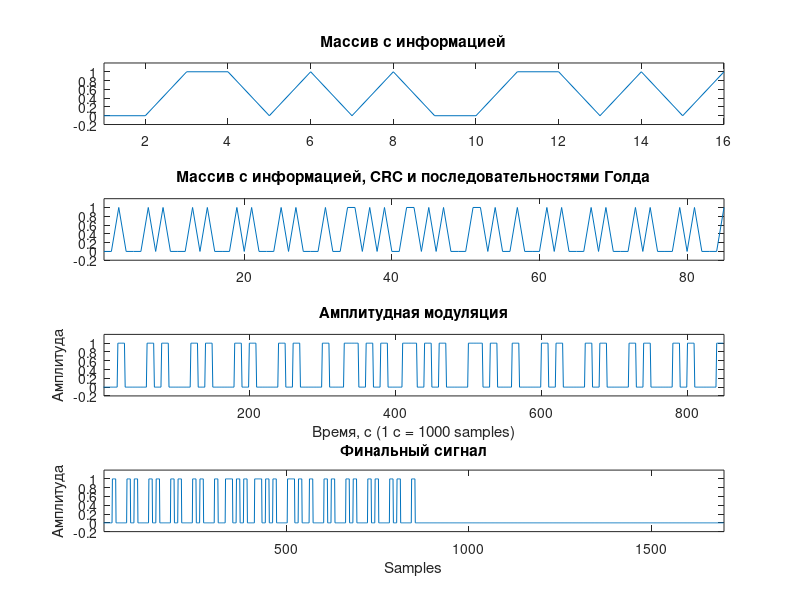
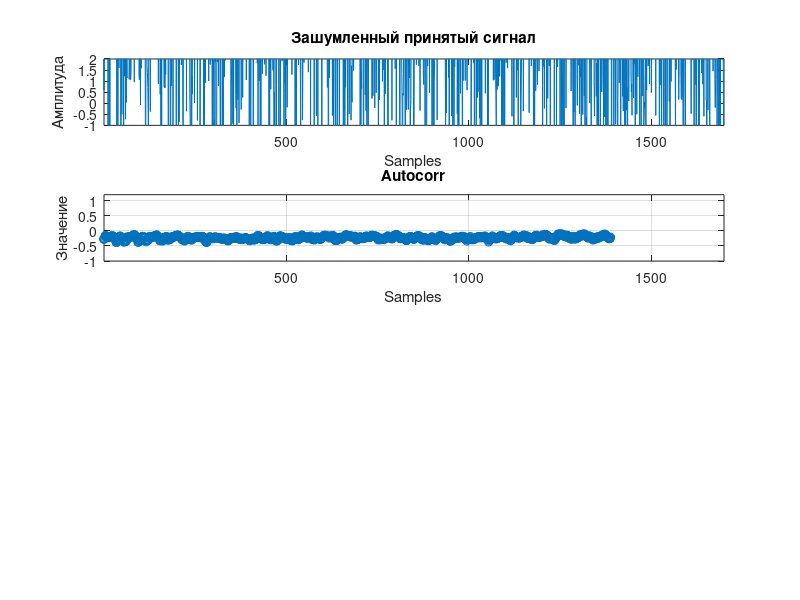

These charts were generated, in order, by the following MATLAB code: (Note: this script raises an error after producing the figures.)
%%%%%%%%%%%%%%%%%%%%%%%%%%%%%%%%%%%%%%%%%%%%%%%%%%%%%%%%%%%%
%Сформируйте битовую последовательность, состоящую из L
%битов, кодирующих ваши имя и фамилию латинице ASCII-символов.
%Результат: массив нулей и единиц с данными и разработанный ASCII-кодер.
% Визуализируйте последовательность на графике.

% Задание имени и фамилии
% Ввод имени и фамилии с клавиатуры
name = input('Введите имя: ', 's');
surname = input('Введите фамилию: ', 's');
full_name = strcat(name, surname);
% Преобразование символов в числовые коды ASCII
full_name_ascii = double(full_name);

% Преобразование числовых кодов в бинарные последовательности
full_name_binary = de2bi(full_name_ascii, 8, 'left-msb'); %8 бит для каждой буквы
full_name_binary = reshape(full_name_binary.', 1, []);
figure;
subplot(4,1,1);
plot(full_name_binary);
title('Массив с информацией');
xlim([1, length(full_name_binary)]);
ylim([-0.2, 1.2]);
%%%%%%%%%%%%%%%%%%%%%%%%%%%%%%%%%%%%%%%%%%%%%%%%%%%%%%%%%%%%%%%
%Вычислите CRC длиной M бит для данной последовательности,
%используя входные данные для своего варианта из работы №5 и добавьте к
%битовой последовательности. Результат: CRC-генератор и выведенный в
%терминал CRC
original_massive = full_name_binary;
CRC_LENGTH = 7;
PACKET_LENGTH = length(full_name_binary);
generator = [1, 1, 1, 0, 1, 1, 1, 1]; % порождающий полином G для делителя: 11101111
rng('shuffle');

% Добавление нулей для вычисления CRC
for i = PACKET_LENGTH+1:PACKET_LENGTH+CRC_LENGTH
    full_name_binary(i) = 0;
end

% Вычисление CRC
for i = 1:PACKET_LENGTH
    if full_name_binary(i) == 1
        for j = 1:CRC_LENGTH+1
            full_name_binary(i+j-1) = xor(full_name_binary(i+j-1), generator(j));
        end
    end
end
% Вывод полученного значения CRC
fprintf('Значение CRC: ');
for i = PACKET_LENGTH+1:PACKET_LENGTH+CRC_LENGTH
    fprintf('%d', full_name_binary(i));
    original_massive(i)=full_name_binary(i);
end
fprintf('\n');
%%%%%%%%%%%%%%%%%%%%%%%%%%%%%%%%%%%%%%%%%%%%%%%%%%%%%%%%%%%%%%%%%%%
%Для этого
%перед отправкой полученной последовательности добавьте
%последовательность Голда, которую вы реализовывали в работе №4, длиной
%G-бит.

x = [0, 0, 0, 1, 1]; %3
y = [0, 1, 0, 1, 0]; %10
randmass = zeros(1, 31);
for i = 1:31 %послед Голда
    xlast = 0;
    ylast = 0;
    if x(1) ~= x(3)
        xlast = 1;
    end
    if y(2) ~= y(4)
        ylast = 1;
    end
    for j = 5:-1:2
        x(j) = x(j-1);
        y(j) = y(j-1);
    end
    x(1) = xlast;
    y(1) = ylast;
    vivod = 0;
    if x(5) ~= y(5)
        vivod = 1;
    end
    randmass(i) = vivod;
end
%%%%%%%%%%%%%%%%%%%%%%%%%%%%%%%%%%%%%%%%%%%%%%%%%%%%%%%%%%%%%%%%%%%%%
GOLD_LENGTH=length(randmass); %gold
final_massive=zeros(1, length(GOLD_LENGTH)+length(GOLD_LENGTH)+length(original_massive));
for i = 1:GOLD_LENGTH
    final_massive(i)=randmass(i);
end
for i = GOLD_LENGTH+1:GOLD_LENGTH+PACKET_LENGTH+CRC_LENGTH
    final_massive(i)=original_massive(i-GOLD_LENGTH);
end
for i = GOLD_LENGTH+PACKET_LENGTH+CRC_LENGTH+1:GOLD_LENGTH*2+PACKET_LENGTH+CRC_LENGTH
    final_massive(i)=randmass(i-GOLD_LENGTH-PACKET_LENGTH-CRC_LENGTH);
end
    subplot(4,1,2);
    plot(final_massive);
    title('Массив с информацией, CRC и последовательностями Голда')
    xlim([1, length(final_massive)]);
    ylim([-0.2, 1.2]);
%%%%%%%%%%%%%%%%%%%%%%%%%%%%%%%%%%%%%%%%%%%%%%%%%%%%%%%%%%%%%%%%%%%%%
%Преобразуйте биты с данными во временные отсчеты сигналов,
%так чтобы на каждый бит приходилось N-отсчетов.

% Определение параметров
N = 10; % Количество отсчётов на бит
bits = final_massive; % биты
Tb = 1; % Продолжительность одного бита, c
fs = N/Tb; % Частота дискретизации
fc = fs/N; % Частота несущей

% Модуляция
t = 0:(Tb*N-1)/fs; % Временная шкала
st = zeros(1, length(bits)*N); % Инициализация массива временных отсчётов
for i = 1:length(bits)
    if bits(i) == 1
        st((i-1)*N+1:i*N) = cos(2*pi*fc*t);
    else
        st((i-1)*N+1:i*N) = 0;
    end
end

subplot(4, 1, 3);
% Визуализация
t_st = linspace(0, (length(bits)*N*Tb-1), length(st)); % Временная шкала для сигнала
plot(t_st, st);
ylim([-0.2, 1.2]);
xlim([1, length(bits)*N*Tb]);
xlabel('Время, c (1 c = 1000 samples)');
ylabel('Амплитуда');
title('Амплитудная модуляция');
%%%%%%%%%%%%%%%%%%%%%%%%%%%%%%%%%%%%%%%%%%%%%%%%%%%%%%%%%%%%%%%%%%%%
%Создайте нулевой массив длиной 2хNx(L+M+G). Введите с
%клавиатуры число от 0 до Nx(L+M+G) и в соответствие с введенным
%значением вставьте в него массив значений
SIGNAL_LENGTH=length(st)*2;
st2 = zeros(1, SIGNAL_LENGTH);
stuph = input('Введите число от 0 до length(st):');
for i = stuph:(stuph+length(st)-1)
    st2(i) = st(i-stuph+1);
end
t_st = linspace(0, (SIGNAL_LENGTH-1), length(st2));
subplot(4,1,4);
plot(t_st, st2);
ylim([-0.2, 1.2]);
xlim([1, SIGNAL_LENGTH]);
xlabel('Samples');
ylabel('Амплитуда');
title('Финальный сигнал');

%%%%%%%%%%%%%%%%%%%%%%%%%%%%%%%%%%%%%%%%%%%%%%%%%%%%%%%%%%%%%%%%%%%%
%к ним добавились значения шумов,
%присутствовавших в канале, которые можно получить, используя нормальный
%закон распределения с μ=0 и σ – вводится с клавиатуры (float)

mu = input('Введите среднее значение шума (mu): '); % Среднее значение шума
sigma = input('Введите стандартное отклонение шума (sigma): '); % Стандартное отклонение шума
noise = normrnd(mu, sigma, 1, length(st2)); % Формирование массива с шумом

% Формирование зашумленного сигнала
noisy_signal = st2 + noise; % Поэлементное сложение информационного сигнала с шумом

% Визуализация
figure;
subplot(4,1,1);
plot(t_st, noisy_signal);
ylim([-1, 2]);
xlim([1, SIGNAL_LENGTH]);
title('Зашумленный принятый сигнал');
xlabel('Samples');
ylabel('Амплитуда');
%%%%%%%%%%%%%%%%%%%%%%%%%%%%%%%%%%%%%%%%%%%%%%%%%%%%%%%%%%%%%%%
%Реализуйте функцию корреляционного приема и определите, начиная
%с какого отсчета (семпла) начинается синхросигнал в полученном
%массиве
randmass_gold = zeros(1, length(randmass)*N);
for i = 1:length(randmass)
    if randmass(i) == 1
        randmass_gold((i-1)*N+1:i*N) = 1;
    else
        randmass_gold((i-1)*N+1:i*N) = 0;
    end
end
autocorr_values = zeros(1, SIGNAL_LENGTH-length(randmass_gold));
vivodlast = zeros(1, length(randmass)*N);
k_gold_max_start=0;
k_gold_max_end=0;
for k = 1:((SIGNAL_LENGTH-length(randmass_gold))/2)
    for i = k:(k+length(randmass_gold)-1)
        if (noisy_signal(i) >= 0.7)
            vivodlast(i-k+1)=1;
        else
            vivodlast(i-k+1)=0;
        end
    end
    sumcorr = 0;
    sumuncorr = 0;
    for l = 1:length(randmass_gold)
        if randmass_gold(l) == vivodlast(l)
            sumcorr = sumcorr + 1;
        else
            sumuncorr = sumuncorr + 1;
        end
    end
    autocorr = (1/length(randmass_gold))*(sumcorr - sumuncorr);
    autocorr_values(k) = autocorr;
    if (autocorr >= 0.80)
        k_gold = autocorr;
        if (k_gold>k_gold_max_start)
            k_gold_max_start=k_gold;
            k_corr_start = k;
        end
    end
end
for k = ((SIGNAL_LENGTH-length(randmass_gold))/2):(SIGNAL_LENGTH-length(randmass_gold))
    for i = k:(k+length(randmass_gold)-1)
        if (noisy_signal(i) >= 0.7)
            vivodlast(i-k+1)=1;
        else
            vivodlast(i-k+1)=0;
        end
    end
    sumcorr = 0;
    sumuncorr = 0;
    for l = 1:length(randmass_gold)
        if randmass_gold(l) == vivodlast(l)
            sumcorr = sumcorr + 1;
        else
            sumuncorr = sumuncorr + 1;
        end
    end
    autocorr = (1/length(randmass_gold))*(sumcorr - sumuncorr);
    autocorr_values(k) = autocorr;
    if (autocorr >= 0.80)
        k_gold = autocorr;
        if (k_gold>k_gold_max_end)
            k_gold_max_end=k_gold;
            k_corr_end = k;
        end
    end
end
subplot(4, 1, 2);
shifts = 1:(SIGNAL_LENGTH-length(randmass_gold));
plot(shifts-1, autocorr_values, 'o-');
ylim([-1, 1.2]);
xlim([1, SIGNAL_LENGTH]);
title("Autocorr");
xlabel('Samples');
ylabel('Значение');
grid on;
%%%%%%%%%%%%%%%%%%%%%%%%%%%%%%%%%%%%%%%%%%%%%%%%%%%%%%%%%%%%
%удалите лишние биты до этого массива, выведите значение
%в терминал
get_signal_massive = zeros(1, (k_corr_end-k_corr_start));
for i = k_corr_start+1:k_corr_end
    get_signal_massive(i-k_corr_start) = noisy_signal(i);
end
subplot(4, 1, 3);
t_st = linspace(0, ((k_corr_end-k_corr_start)*N-1)/fs, (k_corr_end-k_corr_start)); % Временная шкала для сигнала
plot(t_st, get_signal_massive);
ylim([-1, 2]);
xlim([1, length(get_signal_massive)*Tb]);
xlabel('Время, с (1 c = 1500 samples)');
ylabel('Амплитуда');
title('Принятый сигнал');
disp(k_corr_start);
disp(k_corr_end);
%%%%%%%%%%%%%%%%%%%%%%%%%%%%%%%%%%%%%%
%Зная длительность в отсчетах N каждого символа, разберите
%оставшиеся символы
get_signal_bits=zeros(1, (length(get_signal_massive)/N));
for i=1:N:length(get_signal_massive)
    sum_in_bit=0;
    for j=i:i+N-1
        sum_in_bit=sum_in_bit+get_signal_massive(j);
    end
    if (i>15)
        if ((sum_in_bit/N) >= 0.7)
            get_signal_bits(((i-1)/N)+2)=1;
        else
            get_signal_bits(((i-1)/N)+2)=0;
        end
    end
    if (i<16)
        if ((sum_in_bit/N) >= 0.7)
            get_signal_bits(i+2)=1;
        else
            get_signal_bits(i+2)=0;
        end
    end
end
subplot(4, 1, 4);
t_st = linspace(0, length(get_signal_bits)-1, length(get_signal_bits));
plot(t_st, get_signal_bits);
ylim([-0.2, 1.2]);
xlim([1, length(get_signal_bits)-1]);
xlabel('Время, с');
ylabel('Амплитуда');
title('Принятый сигнал через пороговые значения');
%%%%%%%%%%%%%%%%%%%%%%%%%%%%%%%%%%%%%%%%%%%%%%%%%
%Удалите из полученного массива G-бит последовательности
%синхронизации.
%Проверьте корректность приема бит, посчитав CRC. Выведите в
%терминал информацию о факте наличия или отсутствия ошибки.
get_signal=zeros(1, PACKET_LENGTH+CRC_LENGTH);
get_crc=zeros(1, CRC_LENGTH);
for i=GOLD_LENGTH+1:PACKET_LENGTH+CRC_LENGTH+GOLD_LENGTH
    get_signal(i-GOLD_LENGTH)=get_signal_bits(i+1);
end
for i=PACKET_LENGTH+1:PACKET_LENGTH+CRC_LENGTH
    get_crc(i-PACKET_LENGTH)=get_signal(i);
end
fprintf('Значение CRC из полученного сигнала: ');
disp(get_crc);

% Добавление массива для вычисления
check_massive = get_signal;

% Вычисление правильности
for i = 1:PACKET_LENGTH+1
    if check_massive(i) == 1
        for j = 1:CRC_LENGTH+1
            check_massive(i+j-1) = xor(check_massive(i+j-1), generator(j));
        end
    end
end
check_correct=0;
for i=PACKET_LENGTH+1:PACKET_LENGTH+CRC_LENGTH
    check_correct=check_correct+check_massive(i);
end
if (check_correct > 0)
    fprintf("Последовательность была передана с ошибкой\n");
else
    fprintf("Последовательность передана без ошибок\n");
end
%%%%%%%%%%%%%%%%%%%%%%%%%%%%%%%%%%%%%%%%%%%%%%%%%%
%Если ошибок в данных нет, то удалит биты CRC и оставшиеся
%данные подайте на ASCII-декодер, чтобы восстановить посимвольно
%текст. Выведите результат на экран
if (check_correct == 0)
    get_full_name_binary = zeros(1, PACKET_LENGTH);
    for i = 1:PACKET_LENGTH
        get_full_name_binary(i) = get_signal(i);
    end
    
    % Преобразование бинарной последовательности в числовые коды ASCII
    get_full_name_ascii = reshape(get_full_name_binary, 8, []).';
    get_full_name_ascii = bi2de(get_full_name_ascii, 'left-msb');

    % Преобразование числовых кодов в символьную строку
    get_full_name = char(get_full_name_ascii);
    disp(get_full_name)
end
%%%%%%%%%%%%%%%%%%%%%%%%%%%%%%%%%%%%%%%%%%%%%%%%
%Визуализируйте спектр передаваемого и принимаемого
%(зашумленного) сигналов.
figure(3);
arr1 = repmat(noisy_signal, 1, 1);
arr_padded2 = padarray(arr1, [0, max(2000 - length(arr1), 0)], 0, 'post');
fft1_1 = abs(fftshift(fft(arr_padded2)));
% Построение графиков
subplot(3,1,1);
arr1 = repmat(st2, 1, 1);
x_axis = linspace(0, length(fft1_1), length(fft1_1));
arr_padded2 = padarray(arr1, [0, max(2000 - length(arr1), 0)], 0, 'post');
fft1_2 = abs(fftshift(fft(arr_padded2)));

plot(x_axis, fft1_1, x_axis, fft1_2);
title('N=10');
legend('Принимаемый (зашумленный) сигнал', 'Передаваемый сигнал', 'FontSize', 6);
ylim([-1000, 1000]);
%%%%%%%%%%%%%%%%%%%%%%%%%%%%%%%%%%%%%%%%%%%%%%%%%%%%%%%%%%%%
% Преобразование числовых кодов в бинарные последовательности
full_name_binary = de2bi(full_name_ascii, 8, 'left-msb'); %8 бит для каждой буквы
full_name_binary = reshape(full_name_binary.', 1, []);
%%%%%%%%%%%%%%%%%%%%%%%%%%%%%%%%%%%%%%%%%%%%%%%%%%%%%%%%%%%%%%%
%Вычислите CRC длиной M бит для данной последовательности,
%используя входные данные для своего варианта из работы №5 и добавьте к
%битовой последовательности. Результат: CRC-генератор и выведенный в
%терминал CRC
original_massive = full_name_binary;
CRC_LENGTH = 7;
PACKET_LENGTH = length(full_name_binary);
generator = [1, 1, 1, 0, 1, 1, 1, 1]; % порождающий полином G для делителя: 11101111
rng('shuffle');

% Добавление нулей для вычисления CRC
for i = PACKET_LENGTH+1:PACKET_LENGTH+CRC_LENGTH
    full_name_binary(i) = 0;
end

% Вычисление CRC
for i = 1:PACKET_LENGTH
    if full_name_binary(i) == 1
        for j = 1:CRC_LENGTH+1
            full_name_binary(i+j-1) = xor(full_name_binary(i+j-1), generator(j));
        end
    end
end
for i = PACKET_LENGTH+1:PACKET_LENGTH+CRC_LENGTH
    original_massive(i)=full_name_binary(i);
end
%%%%%%%%%%%%%%%%%%%%%%%%%%%%%%%%%%%%%%%%%%%%%%%%%%%%%%%%%%%%%%%%%%%
%Для этого
%перед отправкой полученной последовательности добавьте
%последовательность Голда, которую вы реализовывали в работе №4, длиной
%G-бит.

x = [0, 0, 0, 1, 1]; %3
y = [0, 1, 0, 1, 0]; %10
randmass = zeros(1, 31);
for i = 1:31 %послед Голда
    xlast = 0;
    ylast = 0;
    if x(1) ~= x(3)
        xlast = 1;
    end
    if y(2) ~= y(4)
        ylast = 1;
    end
    for j = 5:-1:2
        x(j) = x(j-1);
        y(j) = y(j-1);
    end
    x(1) = xlast;
    y(1) = ylast;
    vivod = 0;
    if x(5) ~= y(5)
        vivod = 1;
    end
    randmass(i) = vivod;
end
%%%%%%%%%%%%%%%%%%%%%%%%%%%%%%%%%%%%%%%%%%%%%%%%%%%%%%%%%%%%%%%%%%%%%
GOLD_LENGTH=length(randmass); %gold
final_massive=zeros(1, length(GOLD_LENGTH)+length(GOLD_LENGTH)+length(original_massive));
for i = 1:GOLD_LENGTH
    final_massive(i)=randmass(i);
end
for i = GOLD_LENGTH+1:GOLD_LENGTH+PACKET_LENGTH+CRC_LENGTH
    final_massive(i)=original_massive(i-GOLD_LENGTH);
end
for i = GOLD_LENGTH+PACKET_LENGTH+CRC_LENGTH+1:GOLD_LENGTH*2+PACKET_LENGTH+CRC_LENGTH
    final_massive(i)=randmass(i-GOLD_LENGTH-PACKET_LENGTH-CRC_LENGTH);
end
%%%%%%%%%%%%%%%%%%%%%%%%%%%%%%%%%%%%%%%%%%%%
%Преобразуйте биты с данными во временные отсчеты сигналов,
%так чтобы на каждый бит приходилось N-отсчетов.

% Определение параметров
% Определение параметров
N = 10; % Количество отсчётов на бит
bits = final_massive; % биты
Tb = 1; % Продолжительность одного бита, c
fs = N/Tb; % Частота дискретизации
fc = fs/N; % Частота несущей

% Модуляция
t = 0:(Tb*N-1)/fs; % Временная шкала
st = zeros(1, length(bits)*N); % Инициализация массива временных отсчётов
for i = 1:length(bits)
    if bits(i) == 1
        st((i-1)*N+1:i*N) = cos(2*pi*fc*t);
    else
        st((i-1)*N+1:i*N) = 0;
    end
end
%%%%%%%%%%%%%%%%%%%%%%%%%%%%%%%%%%%%%%%%%%%%%%%%%%%%%%%%%%%%%%%%%%%%
%Создайте нулевой массив длиной 2хNx(L+M+G). Введите с
%клавиатуры число от 0 до Nx(L+M+G) и в соответствие с введенным
%значением вставьте в него массив значений
SIGNAL_LENGTH=length(st)*2;
st2 = zeros(1, SIGNAL_LENGTH);
for i = stuph:(stuph+length(st)-1)
    st2(i) = st(i-stuph+1);
end

%%%%%%%%%%%%%%%%%%%%%%%%%%%%%%%%%%%%%%%%%%%%%%%%%%%%%%%%%%%%%%%%%%%%
%к ним добавились значения шумов,
%присутствовавших в канале, которые можно получить, используя нормальный
%закон распределения с μ=0 и σ – вводится с клавиатуры (float)
noise = normrnd(mu, sigma, 1, length(st2)); % Формирование массива с шумом

% Формирование зашумленного сигнала
noisy_signal = st2 + noise; % Поэлементное сложение информационного сигнала с шумом
%%%%%%%%%%%%%%%%%%%%%%%%%%%%%%%%%%%%%%%%%%%%%%%%%%%%%%%%%%%%%%%%%%%%%%%%%%%%%%%%%%%%%%%%%
arr2 = repmat(noisy_signal, 1, 10);
arr_padded3 = padarray(arr2, [0, max(2000 - length(arr2), 0)], 0, 'post');
fft2_1 = abs(fftshift(fft(arr_padded3)));
% Построение графиков
subplot(3,1,2);
arr2 = repmat(st2, 1, 10);
arr_padded3 = padarray(arr2, [0, max(2000 - length(arr2), 0)], 0, 'post');
fft2_2 = abs(fftshift(fft(arr_padded3)));
x_axis = linspace(0, length(fft2_1)/4, length(fft2_1));
plot(x_axis, fft2_1, x_axis, fft2_2);
title('N=100');
legend('Принимаемый (зашумленный) сигнал', 'Передаваемый сигнал', 'FontSize', 6);
ylim([-1000, 10000]);
%%%%%%%%%%%%%%%%%%%%%%%%%%%%%%%%%%%%%%%%%%%%%%%%%%%%%%%%%%%%%%%%%%%%%%%%%%%%%%%%%%%%%%%%%%%%%%%%%%%%%%%%%%
% Преобразование числовых кодов в бинарные последовательности
full_name_binary = de2bi(full_name_ascii, 8, 'left-msb'); %8 бит для каждой буквы
full_name_binary = reshape(full_name_binary.', 1, []);
%%%%%%%%%%%%%%%%%%%%%%%%%%%%%%%%%%%%%%%%%%%%%%%%%%%%%%%%%%%%%%%
%Вычислите CRC длиной M бит для данной последовательности,
%используя входные данные для своего варианта из работы №5 и добавьте к
%битовой последовательности. Результат: CRC-генератор и выведенный в
%терминал CRC
original_massive = full_name_binary;
CRC_LENGTH = 7;
PACKET_LENGTH = length(full_name_binary);
generator = [1, 1, 1, 0, 1, 1, 1, 1]; % порождающий полином G для делителя: 11101111
rng('shuffle');

% Добавление нулей для вычисления CRC
for i = PACKET_LENGTH+1:PACKET_LENGTH+CRC_LENGTH
    full_name_binary(i) = 0;
end

% Вычисление CRC
for i = 1:PACKET_LENGTH
    if full_name_binary(i) == 1
        for j = 1:CRC_LENGTH+1
            full_name_binary(i+j-1) = xor(full_name_binary(i+j-1), generator(j));
        end
    end
end
% Вывод полученного значения CRC
for i = PACKET_LENGTH+1:PACKET_LENGTH+CRC_LENGTH
    original_massive(i)=full_name_binary(i);
end
%%%%%%%%%%%%%%%%%%%%%%%%%%%%%%%%%%%%%%%%%%%%%%%%%%%%%%%%%%%%%%%%%%%
%Для этого
%перед отправкой полученной последовательности добавьте
%последовательность Голда, которую вы реализовывали в работе №4, длиной
%G-бит.

x = [0, 0, 0, 1, 1]; %3
y = [0, 1, 0, 1, 0]; %10
randmass = zeros(1, 31);
for i = 1:31 %послед Голда
    xlast = 0;
    ylast = 0;
    if x(1) ~= x(3)
        xlast = 1;
    end
    if y(2) ~= y(4)
        ylast = 1;
    end
    for j = 5:-1:2
        x(j) = x(j-1);
        y(j) = y(j-1);
    end
    x(1) = xlast;
    y(1) = ylast;
    vivod = 0;
    if x(5) ~= y(5)
        vivod = 1;
    end
    randmass(i) = vivod;
end
%%%%%%%%%%%%%%%%%%%%%%%%%%%%%%%%%%%%%%%%%%%%%%%%%%%%%%%%%%%%%%%%%%%%%
GOLD_LENGTH=length(randmass); %gold
final_massive=zeros(1, length(GOLD_LENGTH)+length(GOLD_LENGTH)+length(original_massive));
for i = 1:GOLD_LENGTH
    final_massive(i)=randmass(i);
end
for i = GOLD_LENGTH+1:GOLD_LENGTH+PACKET_LENGTH+CRC_LENGTH
    final_massive(i)=original_massive(i-GOLD_LENGTH);
end
for i = GOLD_LENGTH+PACKET_LENGTH+CRC_LENGTH+1:GOLD_LENGTH*2+PACKET_LENGTH+CRC_LENGTH
    final_massive(i)=randmass(i-GOLD_LENGTH-PACKET_LENGTH-CRC_LENGTH);
end
%%%%%%%%%%%%%%%%%%%%%%%%%%%%%%%%%%%%%%%%%%%%
%Преобразуйте биты с данными во временные отсчеты сигналов,
%так чтобы на каждый бит приходилось N-отсчетов.

% Определение параметров
N = 10; % Количество отсчётов на бит
bits = final_massive; % биты
Tb = 1; % Продолжительность одного бита, c
fs = N/Tb; % Частота дискретизации
fc = fs/N; % Частота несущей

% Модуляция
t = 0:(Tb*N-1)/fs; % Временная шкала
st = zeros(1, length(bits)*N); % Инициализация массива временных отсчётов
for i = 1:length(bits)
    if bits(i) == 1
        st((i-1)*N+1:i*N) = cos(2*pi*fc*t);
    else
        st((i-1)*N+1:i*N) = 0;
    end
end
%%%%%%%%%%%%%%%%%%%%%%%%%%%%%%%%%%%%%%%%%%%%%%%%%%%%%%%%%%%%%%%%%%%%
%Создайте нулевой массив длиной 2хNx(L+M+G). Введите с
%клавиатуры число от 0 до Nx(L+M+G) и в соответствие с введенным
%значением вставьте в него массив значений
SIGNAL_LENGTH=length(st)*2;
st2 = zeros(1, SIGNAL_LENGTH);
for i = stuph:(stuph+length(st)-1)
    st2(i) = st(i-stuph+1);
end

%%%%%%%%%%%%%%%%%%%%%%%%%%%%%%%%%%%%%%%%%%%%%%%%%%%%%%%%%%%%%%%%%%%%%%%%%%%%%%%%%%%%%%%
%к ним добавились значения шумов,
%присутствовавших в канале, которые можно получить, используя нормальный
%закон распределения с μ=0 и σ – вводится с клавиатуры (float)

noise = normrnd(mu, sigma, 1, length(st2)); % Формирование массива с шумом

% Формирование зашумленного сигнала
noisy_signal = st2 + noise; % Поэлементное сложение информационного сигнала с шумом
%%%%%%%%%%%%%%%%%%%%%%%%%%%%%%%%%%%%%%%%%%%%%%%%%%%%%%%%%%%%%%%%%%%%%%%%%%%%%%%%%%%%%%%%
arr3 = repmat(noisy_signal, 1, 20);
arr_padded4 = padarray(arr3, [0, max(2000 - length(arr3), 0)], 0, 'post');
fft3_1 = abs(fftshift(fft(arr_padded4)));
% Построение графиков
subplot(3,1,3);
arr3 = repmat(st2, 1, 20);
arr_padded4 = padarray(arr3, [0, max(2000 - length(arr3), 0)], 0, 'post');
fft3_2 = abs(fftshift(fft(arr_padded4)));
x_axis = linspace(0, length(fft3_1)/2, length(fft3_1));
plot(x_axis, fft3_1, x_axis, fft3_2);
title('N=200');
legend('Принимаемый (зашумленный) сигнал', 'Передаваемый сигнал', 'FontSize', 6);
ylim([-1000, 10000]);
%%%%%%%%%%%%%%%%%%%%%%%%%%%%%%%%%%%%%%%%%%%%%%%%%%%%%%%%%%%%%%%%%%%%%%%%%%%%%%%%%%%%%%%%%%%%%%%%%%%%%%%%%%